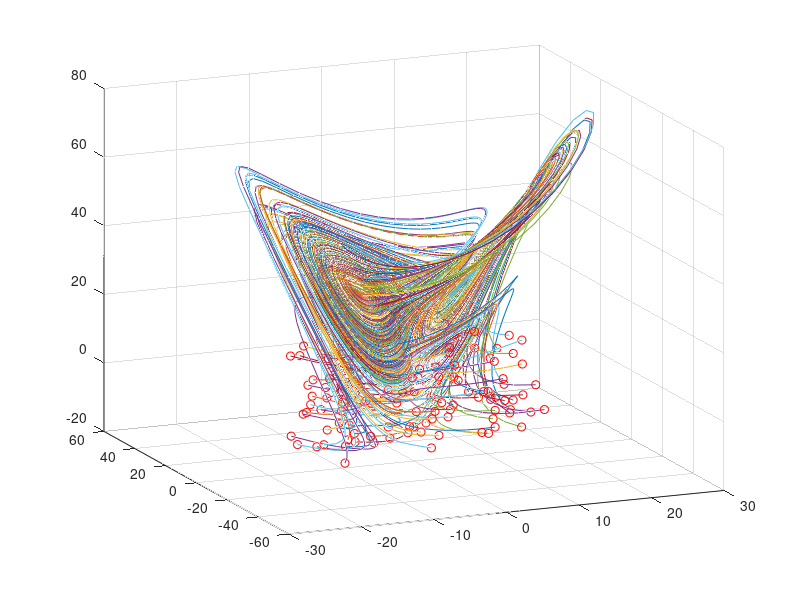

Here is the MATLAB script that generated this plot: (Note: this script raises an error after producing the figure.)
clear; close all; clc;
%%
% Simulate Lorenz system
dt=0.01; T=8; t=0:dt:T;
b=8/3; sig=10;
%rho_test=[10 28 35];
rho_test=[10 28 35];
%rho_test = 10:2:40;

ode_options = odeset('RelTol',1e-10, 'AbsTol',1e-11);


input=[]; output=[];

for k = 1:50 % training trajectories
    for j=1:numel(rho_test)

        rho=rho_test(j);

        Lorenz = @(t,x)([ sig * (x(2) - x(1))       ; ...
            rho * x(1)-x(1) * x(3) - x(2) ; ...
            x(1) * x(2) - b*x(3)         ]);

        x0=30*(rand(3,1)-0.5);
        %x0=30*ones(3,1);

        [t,y] = ode45(Lorenz,t,x0);
       % [t,y] = ode45(@loretz_eq,t,x0,[],sig,rho,b);
        input=[input; y(1:end-1,:)];
        output=[output; y(2:end,:)];
        plot3(y(:,1),y(:,2),y(:,3)), hold on
        plot3(x0(1),x0(2),x0(3),'ro')

    end
end

grid on, view(-23,18)

% for j=1:1 % training trajectories
%     x0=30*ones(3,1);
%     rho=rho_test(j);
%     [t,y] = ode45(@loretz_eq,t,x0,[],sig,rho,b);
%     input=[input; y(1:end-1,:)];
%     output=[output; y(2:end,:)];
%     plot3(y(:,1),y(:,2),y(:,3)), hold on
%     plot3(x0(1),x0(2),x0(3),'ro')
% end


rho_tested=[];
for l=1:numel(rho_test)
    %rho_tested=[rho_tested;rho_test(l)*ones(numel(t)-1,1)]; %old
    rho_tested=[rho_tested;rho_test(l)*ones(k*(numel(t)-1),1)];
end
input_NN(:,1)=rho_tested;
input_NN(:,2:4)=input;
output_NN(:,1)=rho_tested;
output_NN(:,2:4)=output;



%% train the Neural Network
net = feedforwardnet([10 10 10]);
net.layers{1}.transferFcn = 'logsig';
net.layers{2}.transferFcn = 'radbas';
net.layers{3}.transferFcn = 'purelin';
net = train(net,input_NN.',output_NN.');
%%

set(gcf,'color','w');
rho_try=40;
% x0=30*(ones(3,1));

x0=20*(rand(3,1)-0.5);

%figure(22)
%dt=0.001; T=8; t=0:dt:T;
%[t,y] = ode45(@loretz_eq,t,x0,[],sig,rho_try,b);
Lorenz1 = @(t,x)([ sig * (x(2) - x(1))       ; ...
                  rho_try * x(1)-x(1) * x(3) - x(2) ; ...
                  x(1) * x(2) - b*x(3)         ]); 

%[t,y] = ode45(@loretz_eq,t,x0,[],sig,rho_try,b);
 [t,y_L] = ode45(Lorenz1,t,x0);

grid on
%rho is used as a input
x0=[rho_try;x0];
clear ynn
ynn(1,:)=x0;
for jj=2:length(t)
    y0=net(x0);
    ynn(jj,:)=y0.';
    x0=[rho_try;y0(2:4)];
    %x0=y0;
end
figure(2)
plot3(y_L(:,1),y_L(:,2),y_L(:,3)), hold on
plot3(ynn(:,2),ynn(:,3),ynn(:,4),':','Linewidth',[2])
legend('ODE45','NN')
xlabel('x');
ylabel('y');
zlabel('z');

figure(3)
subplot(3,1,1), plot(t,y_L(:,1),t,ynn(:,2),'Linewidth',[2]),legend('ODE45','NN'),xlabel('Time'); ylabel('x');
grid on
subplot(3,1,2), plot(t,y_L(:,2),t,ynn(:,3),'Linewidth',[2]),legend('ODE45','NN'),xlabel('Time'); ylabel('y');
grid on
subplot(3,1,3), plot(t,y_L(:,3),t,ynn(:,4),'Linewidth',[2]),legend('ODE45','NN'),xlabel('Time'); ylabel('z');
grid on
